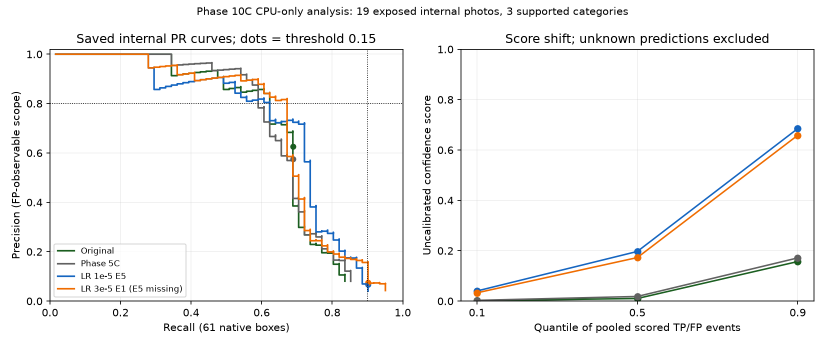
#> input picture reports/phase10c-v1/precision-analysis.png, 1650 x 690 px (shown at 1/2 size)
$ python -i audit_abo_queries.py   (imports and definitions only)
#> lines starting #> are read from the running program, lines starting #| are printed output that depends on the picture; after the words box and inside, x2 and y2 are one past the last pixel; in counts of white or black regions, pixels touching at a corner belong together
"""Conservative crop-normalized duplicate exclusion using cached inference only."""
import argparse
from pathlib import Path

import numpy as np
from PIL import Image
from scipy.fft import dctn

from furniture_bench.data import read_json, write_json


def fingerprint(path):
    with Image.open(path) as source:
#> source is the input picture: PIL image 1650x690 RGBA; mean R, G, B, A 245.7, 245.5, 245.1, 255
        image = source.convert("RGB")
    mask = np.any(np.asarray(image) < 240, axis=2)
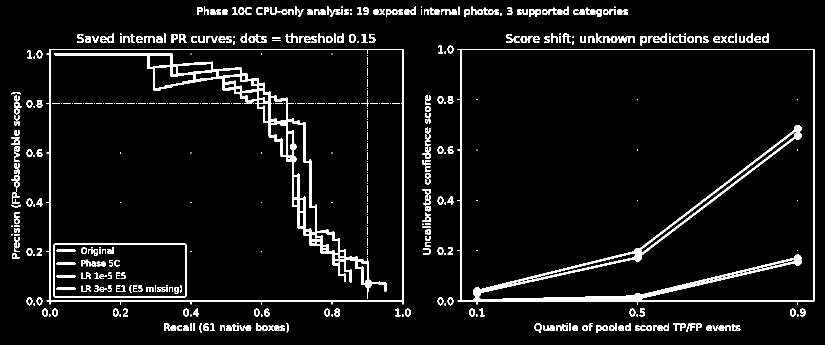
#> mask: shape (690, 1650) bool (shown at 1/2 size); 5.8% white; 651 white regions (317 under 20 px), largest, box (x1, y1, x2, y2) and area: (915, 98, 1629, 609) 16361, (109, 106, 773, 585) 13787, (93, 98, 807, 609) 4984
    y, x = np.nonzero(mask)
    if len(x):
        image = image.crop((int(x.min()), int(y.min()), int(x.max()+1), int(y.max()+1)))
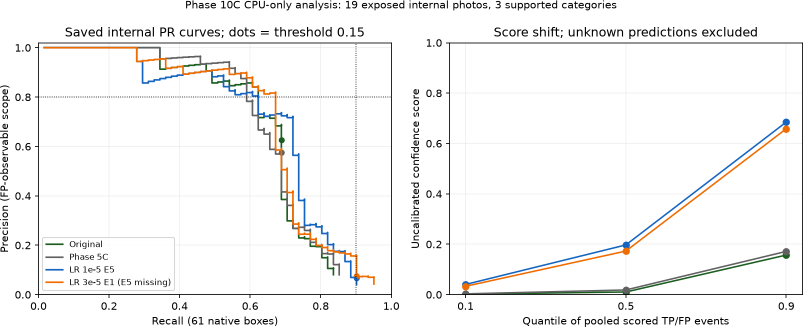
#> image: PIL image 1606x653 RGB (shown at 1/2 size); mean R, G, B 244.9, 244.7, 244.3
    rgb = np.asarray(image.resize((32, 32)), float)
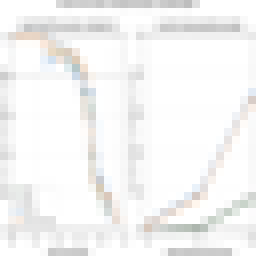
#> rgb: shape (32, 32, 3) float64 (shown 8 times larger); mean R, G, B 244.7, 244.5, 244
    coefficients = dctn(np.asarray(image.convert("L").resize((32, 32)), float), norm="ortho")[:8, :8].ravel()[1:]
#> coefficients = 63 values, max 115 at index 19, min -153.6 at index 15, mean 0.908
    return coefficients > np.median(coefficients), rgb


def main():
    p = argparse.ArgumentParser(description=__doc__)
    p.add_argument("--data", default="data/catalogs/abo-phase6d")
    p.add_argument("--report", default="reports/phase6d-product-identification")
    args = p.parse_args()
    data, root = Path(args.data), Path(args.report)
    catalog = read_json(data / "catalog.json")
    queries = read_json(data / "queries.json")["queries"]
    gallery = [(p["product_id"], image) for p in catalog["products"] for image in p["images"]]
    marks = [fingerprint(data / image["file"]) for _, image in gallery]
    flags = []
    for query in queries:
        h, rgb = fingerprint(data / query["file"])
        for (pid, image), (other, rr) in zip(gallery, marks):
            distance = int(np.count_nonzero(h != other))
            mae = float(np.mean(np.abs(rgb - rr)))
            if distance <= 6 and mae < 14:
                flags.append({"query_image_id": query["image_id"], "query_product_id": query["product_id"], "gallery_image_id": image["image_id"], "gallery_product_id": pid, "trimmed_phash_hamming": distance, "trimmed_rgb32_mae": mae})
    excluded = {f["query_image_id"] for f in flags}
    write_json(root / "crop-leakage-audit.json", {"method": "Remove near-white margins (<240 foreground); 63-bit DCT pHash Hamming <=6 AND RGB32 MAE<14", "flags": flags, "excluded_query_images": sorted(excluded), "selection_used_similarity_rankings": False, "note": "Conservative exclusion; no proof that remaining photos are independent household captures"})
    retained = [q for q in queries if q["image_id"] not in excluded]
    write_json(data / "queries-audited.json", {"schema_version": 1, "queries": retained, "excluded_for_near_duplicate_exports": sorted(excluded)})
    rows = read_json(root / "benchmark-validated/rankings.json")["queries"]
    present = [r for r in rows if r["true_product_in_catalog"] and r["image_id"] not in excluded]
    ranks = [r["correct_rank"] for r in present]
    result = read_json(root / "benchmark-validated/evaluation.json")
    result["unaudited_metrics"] = result["metrics"]
    result["metrics"] = {"queries": len(ranks), "recall_at_1": float(np.mean([r == 1 for r in ranks])), "recall_at_5": float(np.mean([r is not None and r <= 5 for r in ranks])), "mean_reciprocal_rank": float(np.mean([1/r if r is not None else 0 for r in ranks])), "incorrect_top1": sum(r != 1 for r in ranks), "ranks": ranks}
    result["query_images"] = len(retained)
    result["excluded_queries_after_crop_audit"] = sorted(excluded)
    sample = [q for q in queries if q["true_product_in_catalog"]][:24]
    if any(q["image_id"] in excluded for q in sample):
        raise ValueError("Robustness subset contains excluded queries; recompute its summary from saved ranks")
    result["robustness_subset_duplicate_audited"] = True
    result["new_model_inference_for_audit"] = False
    write_json(root / "evaluation-audited.json", result)
    print({k: v for k, v in result["metrics"].items() if k != "ranks"})


# [2 lines not run here, left out]

>>> result = fingerprint('../reports/phase10c-v1/precision-analysis.png')
